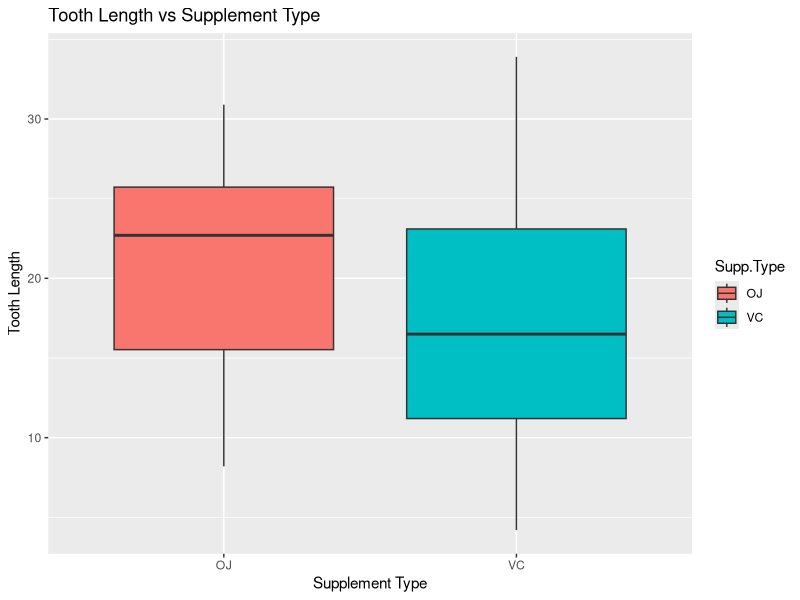
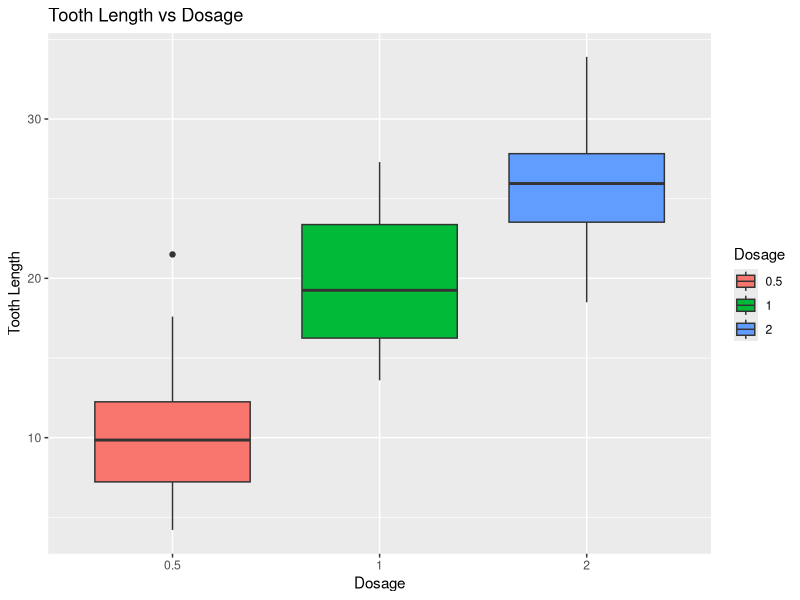

Reproduce these figures in R, in order.
## ---- chunk 1
data("ToothGrowth")
ToothGrowth$dose <- as.factor(ToothGrowth$dose)
model <- lm(len ~ ., data = ToothGrowth)
summary(model)
## ---- chunk 2
library(ggplot2)

ggplot(ToothGrowth, aes(x = supp, y = len, fill = supp)) +
  geom_boxplot() +
  labs(x = "Supplement Type", y = "Tooth Length",
       title = "Tooth Length vs Supplement Type",
       fill = "Supp.Type")

ggplot(ToothGrowth, aes(x = dose, y = len, fill = dose)) +
  geom_boxplot() +
  labs(x = "Dosage", y = "Tooth Length",
       title = "Tooth Length vs Dosage",
       fill = "Dosage")
## ---- chunk 3
pred <- predict(model, newdata = data.frame(supp = "OJ", dose = as.factor(1.0)))
round(pred, 3)
